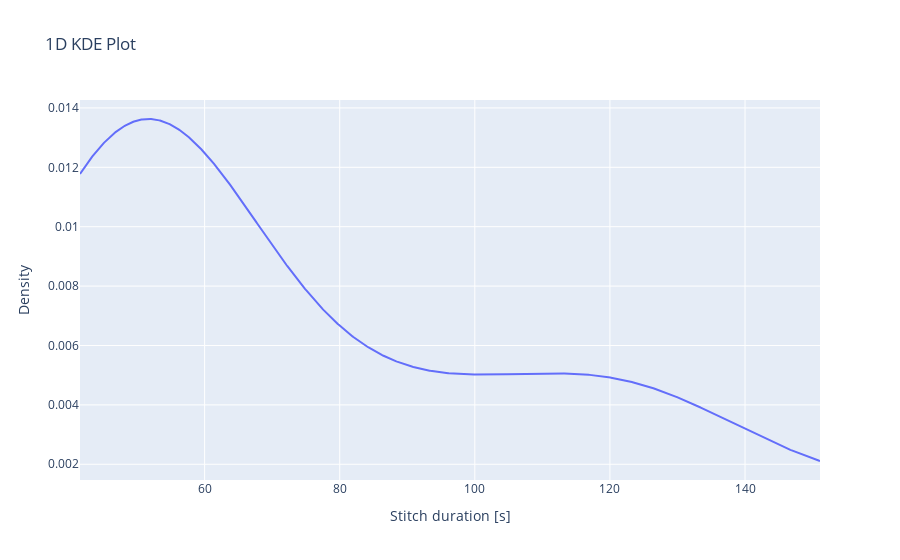

Write notebook code for a chart like this one.
### Code cell
import numpy as np
import pandas as pd
import plotly.graph_objects as go
from scipy.stats import gaussian_kde

# Example DataFrame
df = pd.DataFrame({'your_column': np.random.randn(1000)})

# Extract the column for which we want to calculate the KDE
data = df['your_column']
data = dfst[col_name].dropna()

# Perform the KDE
kde = gaussian_kde(data)
# 90% percentile of data
# percentile_95 = np.percentile(data, 95)
# x_range = np.linspace(min(data), max(data), 1000)  # Set the range for x-axis
x_range = np.linspace(np.percentile(data, 5), np.percentile(data, 95), 1000)  # Set the range for x-axis
kde_values = kde(x_range)

# Create the plot
fig = go.Figure()

# Add the KDE line
fig.add_trace(go.Scatter(x=x_range, y=kde_values, mode='lines', name='KDE'))

# Customize the layout
fig.update_layout(title='1D KDE Plot',
                  xaxis_title=col_name,
                  yaxis_title='Density')

# Show the plot
fig.show()

### Figure 1 — Plotly figure (JSON) as saved in the notebook; plotly's stock layout.template omitted (floating-point values rounded to 4 significant figures; data arrays with more than 128 entries replaced by an {"elided": "..."} marker saying what was removed)
{"data": [{"mode": "lines", "name": "KDE", "x": {"elided": "1000 float values"}, "y": {"elided": "1000 float values"}, "type": "scatter"}], "layout": {"title": {"text": "1D KDE Plot"}, "xaxis": {"title": {"text": "Stitch duration [s]"}}, "yaxis": {"title": {"text": "Density"}}}}
